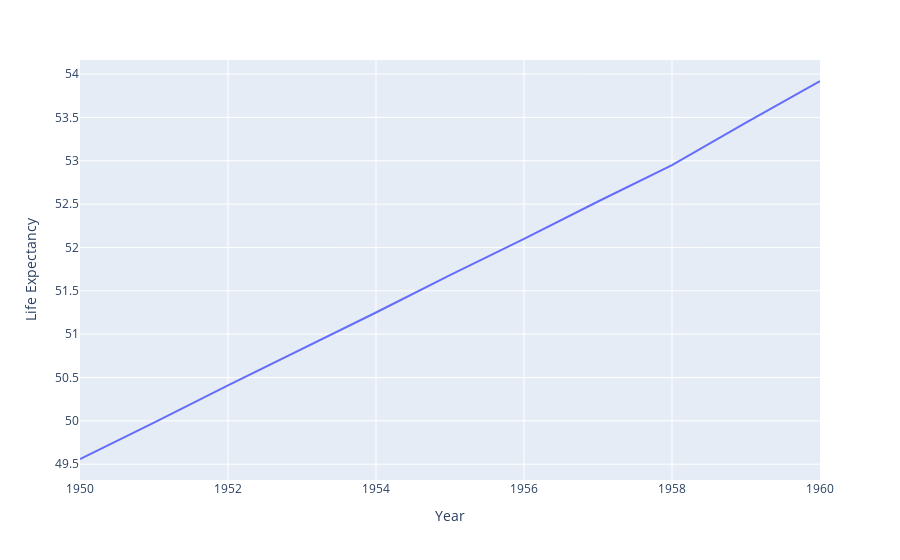

Write notebook code for a chart like this one.
### Code cell
px.line(df_brasil,x='Year',y='Life Expectancy')

### Figure 1 — Plotly figure (JSON) as saved in the notebook; plotly's stock layout.template omitted (floating-point values rounded to 4 significant figures)
{"data": [{"hovertemplate": "Year=%{x}<br>Life Expectancy=%{y}<extra></extra>", "legendgroup": "", "line": {"color": "#636efa", "dash": "solid"}, "mode": "lines", "name": "", "orientation": "v", "showlegend": false, "type": "scatter", "x": [1950, 1951, 1952, 1953, 1954, 1955, 1956, 1957, 1958, 1959, 1960], "xaxis": "x", "y": [49.56, 49.98, 50.41, 50.83, 51.25, 51.68, 52.1, 52.53, 52.95, 53.44, 53.92], "yaxis": "y"}], "layout": {"legend": {"tracegroupgap": 0}, "margin": {"t": 60}, "xaxis": {"anchor": "y", "domain": [0, 1], "title": {"text": "Year"}}, "yaxis": {"anchor": "x", "domain": [0, 1], "title": {"text": "Life Expectancy"}}}}
